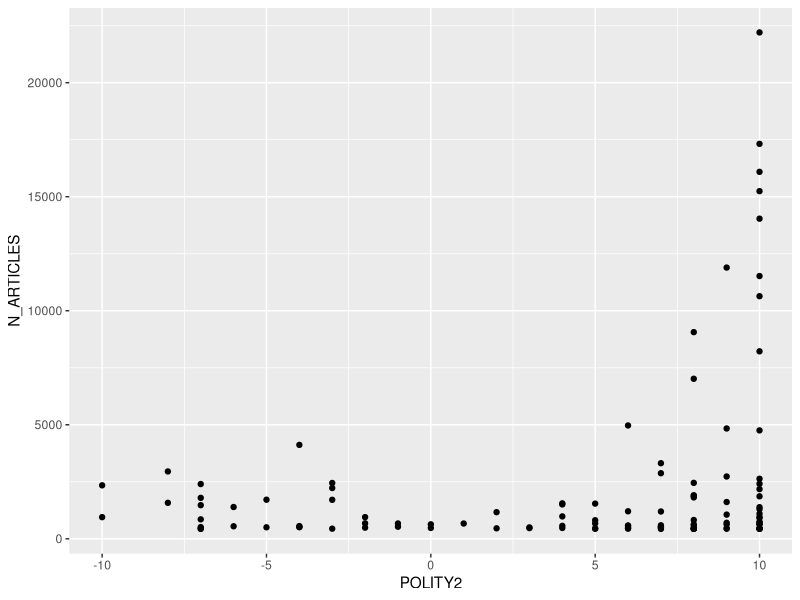

Recreate this plot in R.
## ---- chunk 1
library(ggplot2)
country <- read.csv('data/country.csv')
ggplot(country, aes(x=POLITY2, y=N_ARTICLES)) +
  geom_point()
